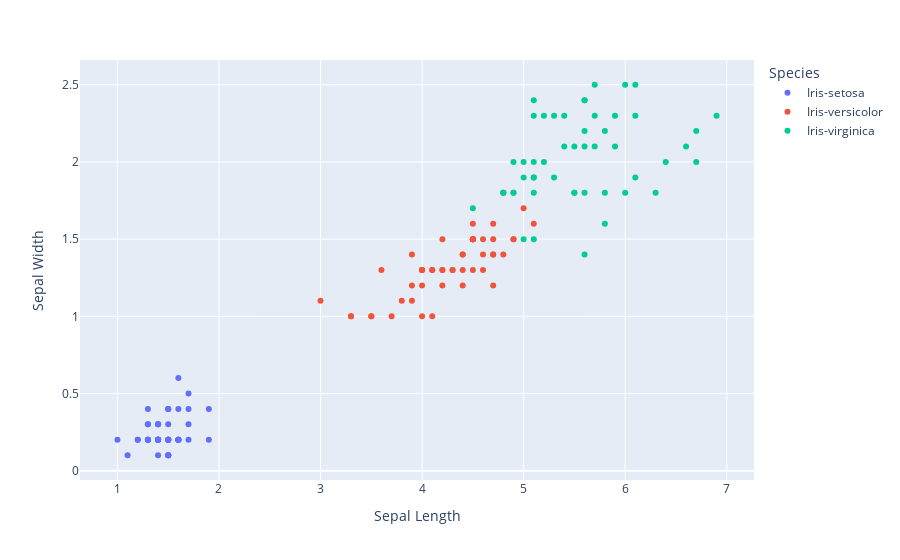

Source (notebook cell):
### Markdown cell above
Finally, other libraries can be very useful for creating more complicated or interactive plots.

For example, in the Iris dataset, visualising the group that the data point belongs to is also very useful to see on a plot. With the package ```plotly.express``` you can do this by using code in the format:

```
import plotly.express as px
fig = px.scatter(dataframe, x= x_column_name, y= y_column_name, color=color_column_name)
fig.show()
```

Using this, you can give each marker a colour based on another column value (and you get an interactive plot as well!).

Therefore, if we wanted to plot 'Sepal Length' vs 'Sepal Width' and colour the markers based on the 'Species', we can use this code:
```
import plotly.express as px 
fig = px.scatter(df, x='Sepal Length', y='Sepal Width', color='Species')
fig.show()

```
Copy this code into the cell below to see the output.

### Code cell
# Copy the code into this cell to see the output
import plotly.express as px
fig = px.scatter(df, x='Sepal Length', y='Sepal Width', color='Species')
fig.show()

### Figure 1 — Plotly figure (JSON) as saved in the notebook; plotly's stock layout.template omitted (floating-point values rounded to 4 significant figures)
{"data": [{"hovertemplate": "Species=Iris-setosa<br>Sepal Length=%{x}<br>Sepal Width=%{y}<extra></extra>", "legendgroup": "Iris-setosa", "marker": {"color": "#636efa", "symbol": "circle"}, "mode": "markers", "name": "Iris-setosa", "orientation": "v", "showlegend": true, "type": "scatter", "x": [1.4, 1.4, 1.3, 1.5, 1.4, 1.7, 1.4, 1.5, 1.4, 1.5, 1.5, 1.6, 1.4, 1.1, 1.2, 1.5, 1.3, 1.4, 1.7, 1.5, 1.7, 1.5, 1, 1.7, 1.9, 1.6, 1.6, 1.5, 1.4, 1.6, 1.6, 1.5, 1.5, 1.4, 1.5, 1.2, 1.3, 1.5, 1.3, 1.5, 1.3, 1.3, 1.3, 1.6, 1.9, 1.4, 1.6, 1.4, 1.5, 1.4], "xaxis": "x", "y": [0.2, 0.2, 0.2, 0.2, 0.2, 0.4, 0.3, 0.2, 0.2, 0.1, 0.2, 0.2, 0.1, 0.1, 0.2, 0.4, 0.4, 0.3, 0.3, 0.3, 0.2, 0.4, 0.2, 0.5, 0.2, 0.2, 0.4, 0.2, 0.2, 0.2, 0.2, 0.4, 0.1, 0.2, 0.1, 0.2, 0.2, 0.1, 0.2, 0.2, 0.3, 0.3, 0.2, 0.6, 0.4, 0.3, 0.2, 0.2, 0.2, 0.2], "yaxis": "y"}, {"hovertemplate": "Species=Iris-versicolor<br>Sepal Length=%{x}<br>Sepal Width=%{y}<extra></extra>", "legendgroup": "Iris-versicolor", "marker": {"color": "#EF553B", "symbol": "circle"}, "mode": "markers", "name": "Iris-versicolor", "orientation": "v", "showlegend": true, "type": "scatter", "x": [4.7, 4.5, 4.9, 4, 4.6, 4.5, 4.7, 3.3, 4.6, 3.9, 3.5, 4.2, 4, 4.7, 3.6, 4.4, 4.5, 4.1, 4.5, 3.9, 4.8, 4, 4.9, 4.7, 4.3, 4.4, 4.8, 5, 4.5, 3.5, 3.8, 3.7, 3.9, 5.1, 4.5, 4.5, 4.7, 4.4, 4.1, 4, 4.4, 4.6, 4, 3.3, 4.2, 4.2, 4.2, 4.3, 3, 4.1], "xaxis": "x", "y": [1.4, 1.5, 1.5, 1.3, 1.5, 1.3, 1.6, 1, 1.3, 1.4, 1, 1.5, 1, 1.4, 1.3, 1.4, 1.5, 1, 1.5, 1.1, 1.8, 1.3, 1.5, 1.2, 1.3, 1.4, 1.4, 1.7, 1.5, 1, 1.1, 1, 1.2, 1.6, 1.5, 1.6, 1.5, 1.3, 1.3, 1.3, 1.2, 1.4, 1.2, 1, 1.3, 1.2, 1.3, 1.3, 1.1, 1.3], "yaxis": "y"}, {"hovertemplate": "Species=Iris-virginica<br>Sepal Length=%{x}<br>Sepal Width=%{y}<extra></extra>", "legendgroup": "Iris-virginica", "marker": {"color": "#00cc96", "symbol": "circle"}, "mode": "markers", "name": "Iris-virginica", "orientation": "v", "showlegend": true, "type": "scatter", "x": [6, 5.1, 5.9, 5.6, 5.8, 6.6, 4.5, 6.3, 5.8, 6.1, 5.1, 5.3, 5.5, 5, 5.1, 5.3, 5.5, 6.7, 6.9, 5, 5.7, 4.9, 6.7, 4.9, 5.7, 6, 4.8, 4.9, 5.6, 5.8, 6.1, 6.4, 5.6, 5.1, 5.6, 6.1, 5.6, 5.5, 4.8, 5.4, 5.6, 5.1, 5.1, 5.9, 5.7, 5.2, 5, 5.2, 5.4, 5.1], "xaxis": "x", "y": [2.5, 1.9, 2.1, 1.8, 2.2, 2.1, 1.7, 1.8, 1.8, 2.5, 2, 1.9, 2.1, 2, 2.4, 2.3, 1.8, 2.2, 2.3, 1.5, 2.3, 2, 2, 1.8, 2.1, 1.8, 1.8, 1.8, 2.1, 1.6, 1.9, 2, 2.2, 1.5, 1.4, 2.3, 2.4, 1.8, 1.8, 2.1, 2.4, 2.3, 1.9, 2.3, 2.5, 2.3, 1.9, 2, 2.3, 1.8], "yaxis": "y"}], "layout": {"autosize": true, "legend": {"title": {"text": "Species"}, "tracegroupgap": 0}, "margin": {"t": 60}, "xaxis": {"anchor": "y", "autorange": true, "domain": [0, 1], "range": [0.6403, 7.26], "title": {"text": "Sepal Length"}, "type": "linear"}, "yaxis": {"anchor": "x", "autorange": true, "domain": [0, 1], "range": [-0.08583, 2.686], "title": {"text": "Sepal Width"}, "type": "linear"}}}
